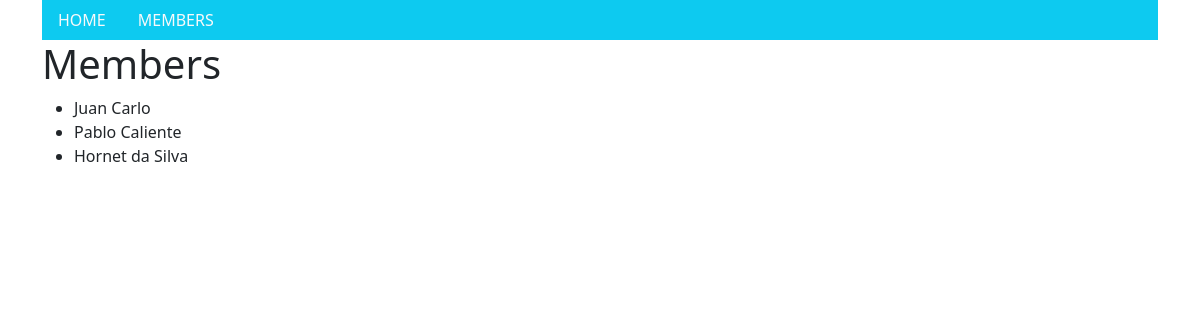
/members/, run on an earlier commit of the app's database.
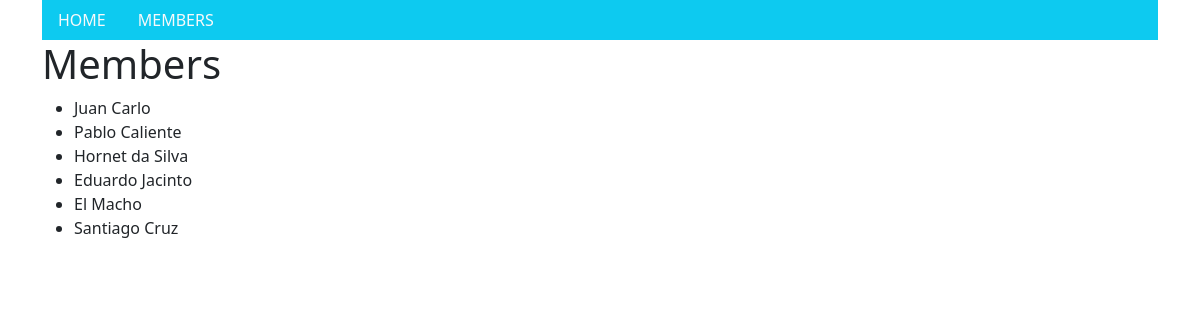
And on a later commit of the database.
### members/models.py (models this page shows, shortened)
class Member(models.Model):
    firstname = models.CharField(max_length=255)
    lastname = models.CharField(max_length=255)
    phone = models.IntegerField(null=True)
    joined_date = models.DateField(null=True)
    slug = models.SlugField(default="", null=False)

### members/views.py (the view)
# urls.py: path('members/', views.members, name='members'),
def members(request):
    mymembers = Member.objects.all().values()
    template = loader.get_template('all_members.html')
    context = {
        'mymembers': mymembers,
    }
    return HttpResponse(template.render(context, request))

### members/templates/all_members.html (shortened to what this page needs)
{% extends "master.html" %}
{% block content %}
    <h1>Members</h1>
    <ul>
        {% for x in mymembers %}
            <li onclick="window.location = 'details/{{ x.slug }}'">{{ x.firstname }} {{ x.lastname }}</li>
        {% endfor %}
    </ul>
{% endblock %}

### members/templates/master.html (shortened to what this page needs)
{% load static %}
<html>
<head>
    {% load bootstrap5 %}
    {% bootstrap_css %}
</head>
<body>
    <div class="container">
        <ul class="nav bg-info">
            <li class="nav-item">
                <a class="nav-link link-light" href="/">HOME</a>
            </li>
            <li class="nav-item">
                <a class="nav-link link-light" href="/members">MEMBERS</a>
            </li>
        </ul>
        {% block content %}
        {% endblock %}
    </div>
</body>
</html>

What changed in the data, as far as the page shows it:
added Member: firstname "Eduardo", lastname "Jacinto"
added Member: firstname "El", lastname "Macho"
added Member: firstname "Santiago", lastname "Cruz"
